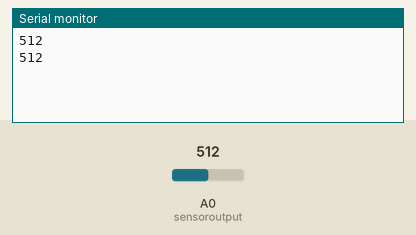
Simulated run of this sketch. Board: Arduino Uno, built with avr-gcc and run on an emulated ATmega328P. Shown: the last lines printed to the serial monitor. The inputs (shaded band) are chosen by the test bench; at power-on: A0 (sensoroutput) = 512.

Above: at 1.8 s.
1.9 s: A0 (sensoroutput) set to 716
At 2.8 s:
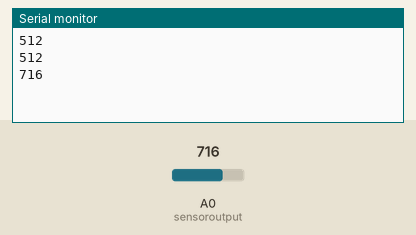
3.4 s: A0 (sensoroutput) set to 900
At 4.8 s:
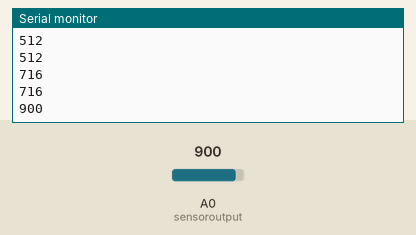
Timing chart, 0 to 6.4 s (numbered marks = the images above; inputs shaded):
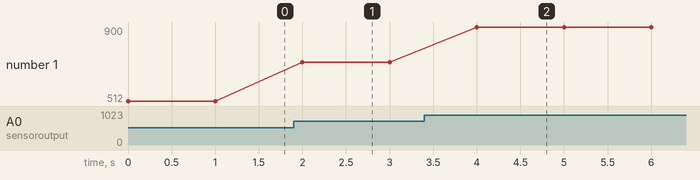

The sketch:

Demo-Piezo.ino
```cpp
int sensoroutput = 0; // A0 the analog pin connected to the sensor

void setup()
{
Serial.begin(9600);
}
void loop()
{
int value = analogRead(sensoroutput);  // function to read analog voltage from sensor
Serial.println(value);

delay(1000); // to make the LED visible
}
```

Measured:
- after the input at 1.9 s, the serial monitor: prints a new line after 0.10 s (image 1)
- after the input at 3.4 s, the serial monitor: prints a new line after 0.60 s (image 2)
- plotted number 1: 512 → 716 after the input at 1.9 s, 716 → 900 after the input at 3.4 s
